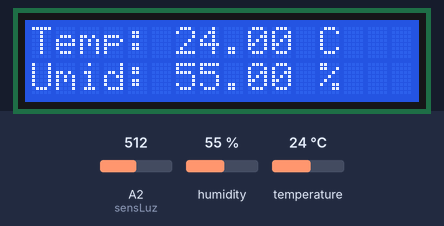
Simulated run of this sketch. Board: Arduino Uno, built for the host (arithmetic inside an expression is 32-bit, double 64-bit). On the bench: 16×2 character LCD. The inputs (shaded band) are chosen by the test bench; at power-on: humidity 55 %, temperature 24 °C, A2 (sensLuz) = 512. WiFi joins after 1.5 s; servers stay silent unless stated; no MQTT or app messages arrive unless stated; what the sketch prints to the serial monitor is not drawn.

Above: at 3.2 s.
3.3 s: humidity set to 22 %
At 6.8 s:
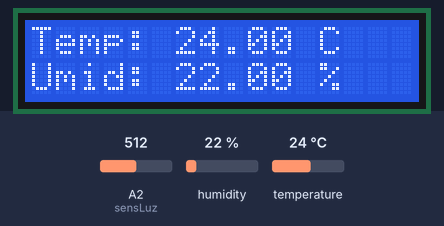
7.2 s: temperature set to 12 °C
At 9.9 s:
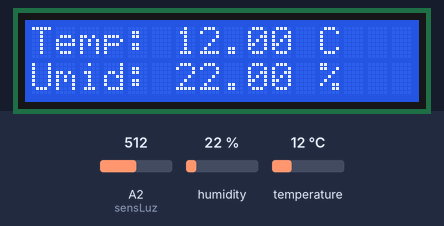
10.2 s: humidity set to 40 %
At 13.0 s:
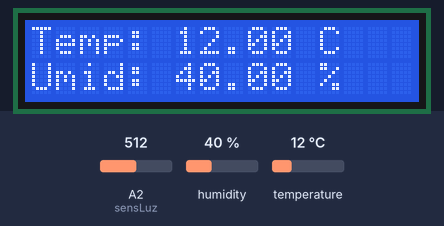
13.3 s: temperature set to 19 °C
At 16.1 s:
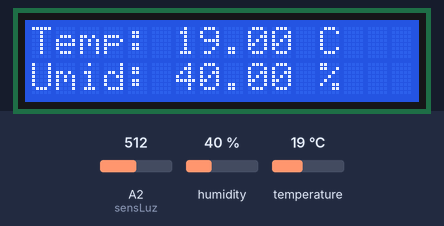
Timing chart, 0 to 17.3 s (numbered marks = the images above; inputs shaded):
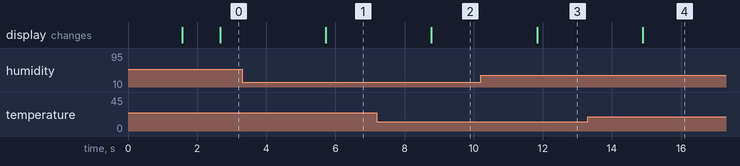

Measured:
- after the input at 3.3 s, the display: changes after 2.4 s (image 1)
- after the input at 7.2 s, the display: changes after 1.6 s (image 2)
- after the input at 10.2 s, the display: changes after 1.6 s (image 3)
- after the input at 13.3 s, the display: changes after 1.6 s (image 4)

The sketch:

proj-arduino-data.ino
```cpp
#include <LiquidCrystal.h> // LCD
#include <DHT11.h> // sensor temp + umid
#include <SPI.h> // módulo de rede
#include <UIPEthernet.h> // módulo de rede
#include <PubSubClient.h> // mqtt

// Configurações do Ethernet
byte mac[] = { 0xDE, 0xAD, 0xBE, 0xEF, 0xFE, 0xA9 };  // Endereço MAC do Arduino
IPAddress ip(172, 16, 32, 119);                      // Endereço IP do Arduino
IPAddress server(172, 16, 32, 206);                   // Endereço IP do servidor MQTT

EthernetClient ethClient;
PubSubClient client(ethClient);

// Configurações do MQTT
const char* luz = "mesa3-luz";  // Tópico MQTT para envio dos dados
const char* temp = "mesa3-temperatura";  // Tópico MQTT para envio dos dados
const char* umid = "mesa3-umidade";  // Tópico MQTT para envio dos dados
const char* clientID = "mesa3-arduino-data";   // ID do cliente MQTT

// Pinos do LCD
const int rs = 2, en = 1, d4 = 4, d5 = 5, d6 = 6, d7 = 7;
LiquidCrystal lcd(rs, en, d4, d5, d6, d7);

// Pinos dos sensores
DHT11 dht11(A1);
const int sensLuz = A2;

void setup() {
  Ethernet.begin(mac, ip);
  delay(1500);  // Aguarda a conexão Ethernet

  pinMode(sensLuz, INPUT);

  Serial.begin(9600);
  client.setServer(server, 1883);

  // Colunas e linhas do LCD
  lcd.begin(16, 2);
  lcd.print("Mesa 03, TripZoo");
}

void loop() {

  // Conectando ao servidor MQTT
  if (!client.connected()) {
    reconnect();
  }

  client.loop();

  // Lendo os dados do clima
  float u = dht11.readHumidity();
  float t = dht11.readTemperature();

  // Lendo o sensor de luminosidade
  float l = analogRead(sensLuz);

  if (t != -1 && u != -1)
    {
        Serial.print("Temperatura: ");
        Serial.print(t);
        Serial.println(" C");

        Serial.print("Umidade: ");
        Serial.print(u);
        Serial.println(" %");

        Serial.print("Luminosidade: ");
        Serial.print(l);
        Serial.println(" un");

        lcd.clear();
        lcd.setCursor(0,0);
        lcd.print("Temp: ");
        lcd.print(t);
        lcd.print(" C");
        lcd.setCursor(0,1);
        lcd.print("Umid: ");
        lcd.print(u);
        lcd.print(" %");
    }
    else
    {
        // Ao falhar a leitura, mostrar a mensagem:
        Serial.println("Erro DHT11 ou Lum");
        lcd.clear();
        lcd.setCursor(0,0);
        lcd.print("Erro!");
        lcd.setCursor(0,1);
        lcd.print("Coletar Dados");
    }

  // Converter os valores para string e publicar no MQTT
  char uStr[4];
  dtostrf(u, 6, 1, uStr);
  client.publish(umid, uStr);
  char tStr[4];
  dtostrf(t, 6, 1, tStr);
  client.publish(temp, tStr);
  char lStr[4];
  dtostrf(l, 6, 1, lStr);
  client.publish(luz, lStr);

  // Esperar uma nova leitura
  delay(2000);
}

void reconnect() {
  while (!client.connected()) {
    Serial.println("Conectando ao servidor MQTT...");

    if (client.connect(clientID)) {
      Serial.println("conectado!");
    } else {
      Serial.print(" falhou, código do erro: ");
      Serial.print(client.state());
      Serial.println(" Tentando novamente em 5 segundos...");

      delay(5000);  // Aguarda 5 segundos antes de tentar a conexão novamente
    }
  }
}
```
